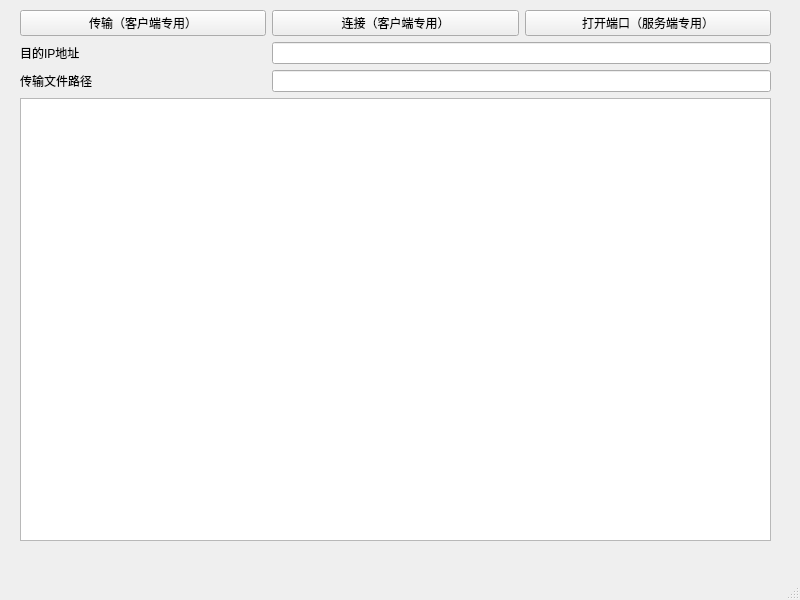
<?xml version="1.0" encoding="UTF-8"?>
<ui version="4.0">
 <class>MainWindow</class>
 <widget class="QMainWindow" name="MainWindow">
  <property name="geometry">
   <rect>
    <x>0</x>
    <y>0</y>
    <width>800</width>
    <height>600</height>
   </rect>
  </property>
  <property name="windowTitle">
   <string>MainWindow</string>
  </property>
  <property name="documentMode">
   <bool>false</bool>
  </property>
  <widget class="QWidget" name="centralwidget">
   <widget class="QWidget" name="gridLayoutWidget">
    <property name="geometry">
     <rect>
      <x>20</x>
      <y>10</y>
      <width>751</width>
      <height>531</height>
     </rect>
    </property>
    <layout class="QGridLayout" name="gridLayout_2">
     <item row="0" column="0">
      <widget class="QPushButton" name="Transmit">
       <property name="text">
        <string>传输（客户端专用）</string>
       </property>
      </widget>
     </item>
     <item row="1" column="0">
      <widget class="QLabel" name="label">
       <property name="text">
        <string>目的IP地址</string>
       </property>
      </widget>
     </item>
     <item row="3" column="0" colspan="3">
      <widget class="QTextBrowser" name="Console"/>
     </item>
     <item row="0" column="2">
      <widget class="QPushButton" name="OpenPort">
       <property name="text">
        <string>打开端口（服务端专用）</string>
       </property>
      </widget>
     </item>
     <item row="2" column="0">
      <widget class="QLabel" name="label_2">
       <property name="text">
        <string>传输文件路径</string>
       </property>
      </widget>
     </item>
     <item row="0" column="1">
      <widget class="QPushButton" name="Connection">
       <property name="text">
        <string>连接（客户端专用）</string>
       </property>
      </widget>
     </item>
     <item row="1" column="1" colspan="2">
      <widget class="QLineEdit" name="TargetIP"/>
     </item>
     <item row="2" column="1" colspan="2">
      <widget class="QLineEdit" name="FilePath"/>
     </item>
    </layout>
   </widget>
  </widget>
  <widget class="QMenuBar" name="menubar">
   <property name="geometry">
    <rect>
     <x>0</x>
     <y>0</y>
     <width>800</width>
     <height>29</height>
    </rect>
   </property>
  </widget>
  <widget class="QStatusBar" name="statusbar"/>
 </widget>
 <resources/>
 <connections/>
</ui>
